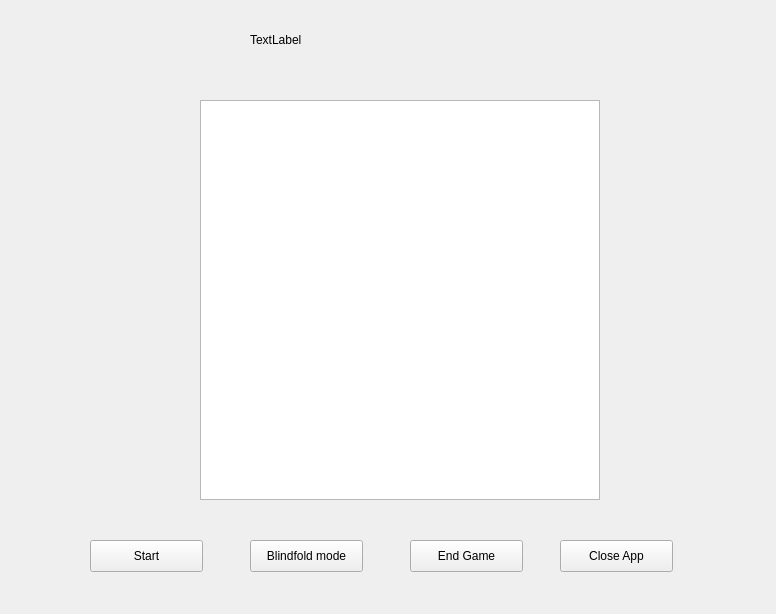
<?xml version="1.0" encoding="UTF-8"?>
<ui version="4.0">
 <class>MainWindow</class>
 <widget class="QMainWindow" name="MainWindow">
  <property name="geometry">
   <rect>
    <x>0</x>
    <y>0</y>
    <width>776</width>
    <height>614</height>
   </rect>
  </property>
  <property name="maximumSize">
   <size>
    <width>16777215</width>
    <height>16777215</height>
   </size>
  </property>
  <property name="windowTitle">
   <string>MainWindow</string>
  </property>
  <widget class="QWidget" name="centralwidget">
   <widget class="QLabel" name="statusLabel">
    <property name="geometry">
     <rect>
      <x>250</x>
      <y>30</y>
      <width>311</width>
      <height>20</height>
     </rect>
    </property>
    <property name="text">
     <string>TextLabel</string>
    </property>
   </widget>
   <widget class="QPushButton" name="startPushButton">
    <property name="geometry">
     <rect>
      <x>90</x>
      <y>540</y>
      <width>113</width>
      <height>32</height>
     </rect>
    </property>
    <property name="text">
     <string>Start</string>
    </property>
   </widget>
   <widget class="QPushButton" name="blindfoldModePushButton">
    <property name="geometry">
     <rect>
      <x>250</x>
      <y>540</y>
      <width>113</width>
      <height>32</height>
     </rect>
    </property>
    <property name="text">
     <string>Blindfold mode</string>
    </property>
   </widget>
   <widget class="QPushButton" name="endGamePushButton">
    <property name="geometry">
     <rect>
      <x>410</x>
      <y>540</y>
      <width>113</width>
      <height>32</height>
     </rect>
    </property>
    <property name="text">
     <string>End Game</string>
    </property>
   </widget>
   <widget class="QPushButton" name="closeAppPushButton">
    <property name="geometry">
     <rect>
      <x>560</x>
      <y>540</y>
      <width>113</width>
      <height>32</height>
     </rect>
    </property>
    <property name="text">
     <string>Close App</string>
    </property>
   </widget>
   <widget class="QGraphicsView" name="graphicsMainView">
    <property name="geometry">
     <rect>
      <x>200</x>
      <y>100</y>
      <width>400</width>
      <height>400</height>
     </rect>
    </property>
    <property name="sizePolicy">
     <sizepolicy hsizetype="Fixed" vsizetype="Fixed">
      <horstretch>0</horstretch>
      <verstretch>0</verstretch>
     </sizepolicy>
    </property>
    <property name="maximumSize">
     <size>
      <width>400</width>
      <height>400</height>
     </size>
    </property>
   </widget>
  </widget>
 </widget>
 <resources/>
 <connections>
  <connection>
   <sender>closeAppPushButton</sender>
   <signal>clicked()</signal>
   <receiver>MainWindow</receiver>
   <slot>close()</slot>
   <hints>
    <hint type="sourcelabel">
     <x>623</x>
     <y>556</y>
    </hint>
    <hint type="destinationlabel">
     <x>642</x>
     <y>584</y>
    </hint>
   </hints>
  </connection>
 </connections>
</ui>
